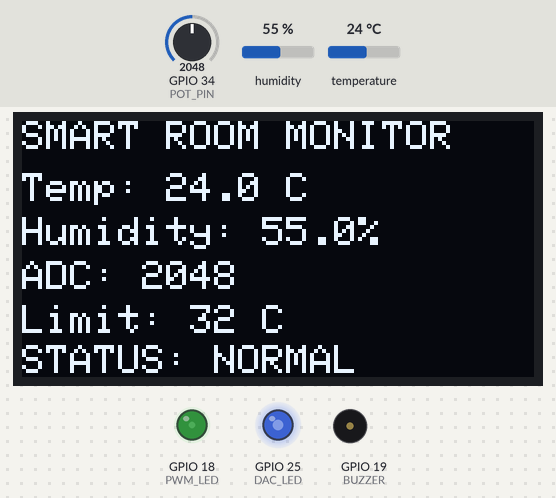
Simulated run of this program. Board: ESP32. Shown: 128×64 one-colour display, output pins drawn as LEDs (lit = HIGH), buzzer (waves = sounding). The inputs (shaded band) are chosen by the test bench; at power-on: temperature 24 °C, GPIO 34 (POT_PIN) = 2048, humidity 55 % (analog values on the 0–4095 scale). What the program prints to the serial monitor is not drawn.

Above: at 2.8 s.
2.9 s: temperature set to 12 °C
At 5.3 s:
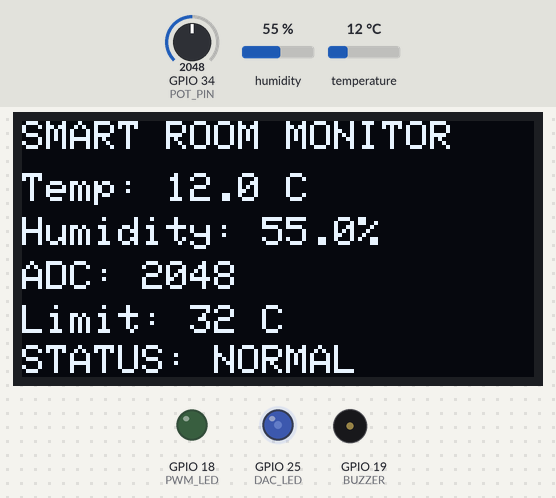
5.6 s: temperature set to 33 °C
At 7.0 s:
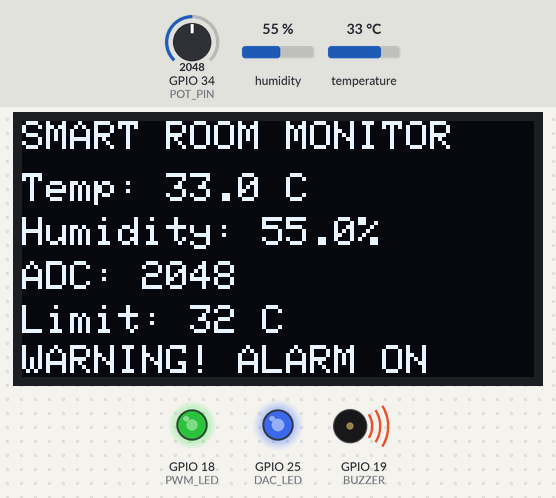
8.3 s: GPIO 34 (POT_PIN) set to 2416
At 11.1 s:
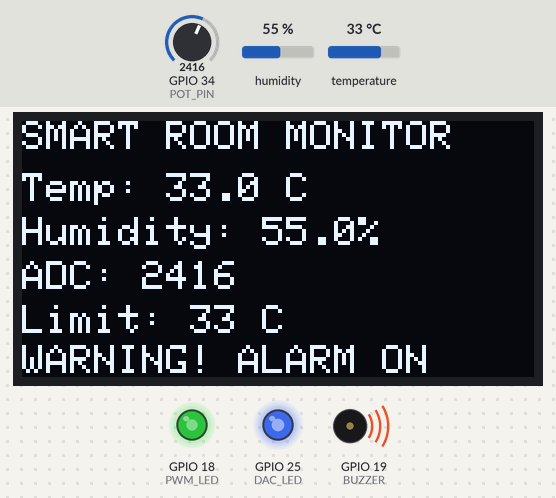
11.7 s: GPIO 34 (POT_PIN) set to 2499
At 12.6 s:
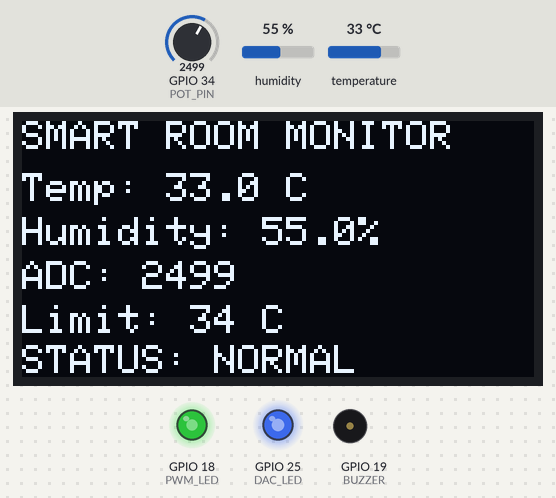
14.4 s: temperature set to 28 °C
At 16.8 s:
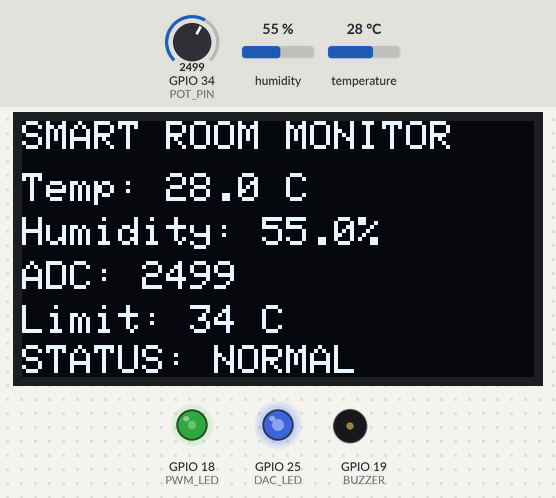
17.8 s: GPIO 34 (POT_PIN) set to 1160
At 19.4 s:
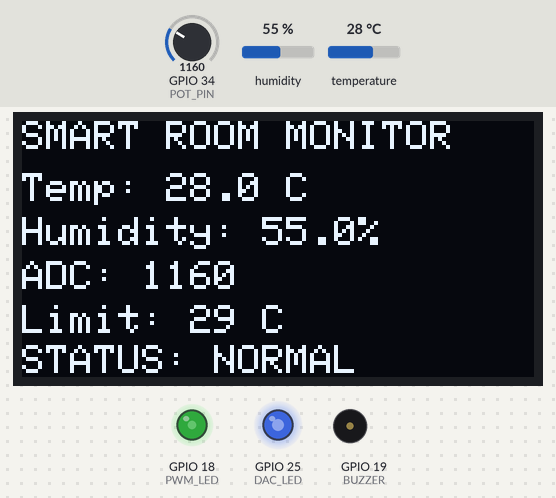
20.5 s: GPIO 34 (POT_PIN) set to 1019
Timing chart, 0 to 23.9 s (numbered marks = the images above; inputs shaded):
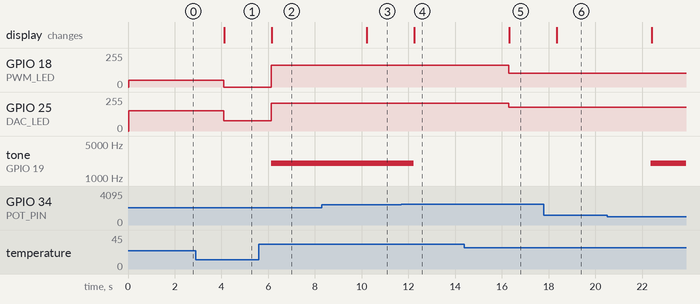

Measured:
- the behaviour switches between 2456 and 2457 on GPIO 34 (POT_PIN) (found by bisection; images 3 and 4)
- after the input at 2.9 s, GPIO 18 (PWM_LED): 51/255 → 0/255 after 1.2 s; GPIO 25 (DAC_LED): 153/255 → 76/255 after 1.2 s; the display: changes after 1.2 s (image 1)
- after the input at 5.6 s, GPIO 18 (PWM_LED): 0/255 → 164/255 after 0.53 s; GPIO 25 (DAC_LED): 76/255 → 210/255 after 0.53 s; tone on GPIO 19 (BUZZER): silent → 2000 Hz after 0.53 s; the display: changes after 0.55 s (image 2)
- after the input at 8.3 s, the display: changes after 1.9 s (image 3)
- after the input at 11.7 s, tone on GPIO 19 (BUZZER): 2000 Hz → silent after 0.52 s; the display: changes after 0.55 s (image 4)
- after the input at 14.4 s, GPIO 18 (PWM_LED): 164/255 → 102/255 after 1.9 s; GPIO 25 (DAC_LED): 210/255 → 178/255 after 1.9 s; the display: changes after 1.9 s (image 5)
- after the input at 17.8 s, the display: changes after 0.54 s (image 6)
- after the input at 20.5 s, tone on GPIO 19 (BUZZER): silent → 2000 Hz after 1.9 s

The program:

main.cpp
```cpp
#include <Wire.h>
#include <Adafruit_GFX.h>
#include <Adafruit_SSD1306.h>
#include <DHT.h>

// OLED settings
#define SCREEN_WIDTH 128
#define SCREEN_HEIGHT 64

Adafruit_SSD1306 display(
  SCREEN_WIDTH, SCREEN_HEIGHT, &Wire, -1
);

// Pin definitions
#define DHT_PIN 4
#define DHT_TYPE DHT22

#define POT_PIN 34
#define PWM_LED 18
#define DAC_LED 25
#define BUZZER 19
#define PWM_LED_CHANNEL 0
#define BUZZER_CHANNEL 1

DHT dht(DHT_PIN, DHT_TYPE);

unsigned long previousTime = 0;

void setup() {

  Serial.begin(115200);

  // Start OLED
  Wire.begin(21, 22);

  if (!display.begin(
    SSD1306_SWITCHCAPVCC, 0x3C
  )) {
    Serial.println("OLED Error");
    while (true);
  }

  // Start DHT sensor
  dht.begin();

  // ADC configuration
  analogReadResolution(12);
  analogSetPinAttenuation(
    POT_PIN, ADC_11db
  );

  // PWM configuration
  ledcSetup(PWM_LED_CHANNEL, 5000, 8);
  ledcAttachPin(PWM_LED, PWM_LED_CHANNEL);

  // Buzzer PWM
  ledcSetup(BUZZER_CHANNEL, 2000, 8);
  ledcAttachPin(BUZZER, BUZZER_CHANNEL);

  pinMode(DAC_LED, OUTPUT);

  display.clearDisplay();
  display.setTextColor(SSD1306_WHITE);

  Serial.println("Smart Room System Started");
}

void loop() {

  // Read ADC
  int adcValue = analogRead(POT_PIN);

  // Convert ADC into temperature limit
  int tempLimit = map(
    adcValue, 0, 4095, 25, 40
  );

  // Read temperature and humidity
  float temperature = dht.readTemperature();
  float humidity = dht.readHumidity();

  if (isnan(temperature) || isnan(humidity)) {
    Serial.println("DHT Sensor Error");
    delay(1000);
    return;
  }

  // PWM: Control LED brightness
  int brightness = map(
    constrain((int)(temperature * 10), 200, 400),
    200, 400, 0, 255
  );

  ledcWrite(PWM_LED_CHANNEL, brightness);

  // DAC: Analog output
  int dacValue = map(
    constrain((int)(temperature * 10), 0, 400),
    0, 400, 0, 255
  );

  dacWrite(DAC_LED, dacValue);

  // Temperature alarm
  bool alarm = temperature >= tempLimit;

  if (alarm) {
    ledcWrite(BUZZER_CHANNEL, 128);
  } else {
    ledcWrite(BUZZER_CHANNEL, 0);
  }

  // OLED display
  display.clearDisplay();

  display.setTextSize(1);
  display.setCursor(0, 0);
  display.println("SMART ROOM MONITOR");

  display.setCursor(0, 13);
  display.print("Temp: ");
  display.print(temperature, 1);
  display.println(" C");

  display.setCursor(0, 24);
  display.print("Humidity: ");
  display.print(humidity, 1);
  display.println("%");

  display.setCursor(0, 35);
  display.print("ADC: ");
  display.println(adcValue);

  display.setCursor(0, 46);
  display.print("Limit: ");
  display.print(tempLimit);
  display.println(" C");

  display.setCursor(0, 56);

  if (alarm) {
    display.print("WARNING! ALARM ON");
  } else {
    display.print("STATUS: NORMAL");
  }

  display.display();

  // Serial monitor
  Serial.print("Temperature: ");
  Serial.print(temperature);
  Serial.print(" C | ADC: ");
  Serial.print(adcValue);
  Serial.print(" | DAC: ");
  Serial.print(dacValue);
  Serial.print(" | PWM: ");
  Serial.println(brightness);

  delay(2000);
}
```
